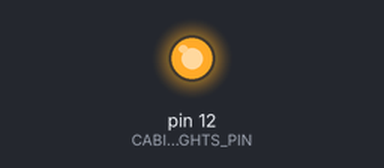
Recording of a sketch running on a simulated Arduino Uno, built with avr-gcc and run on an emulated ATmega328P. Shown: output pins drawn as LEDs (lit = HIGH).

Above: at 1.5 s.
At 5.0 s:
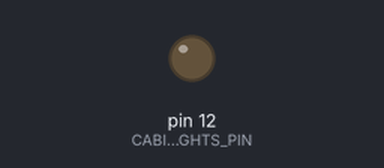
Timing chart, 0 to 7.2 s (numbered marks = the images above):
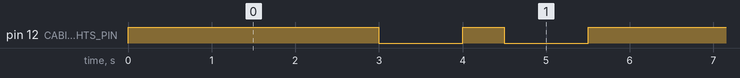

Measured:
- by itself, pin 12 (CABIN_LIGHTS_PIN): repeats every 5.5 s: LOW 1.0 s, HIGH 0.50 s, LOW 1.0 s, HIGH 3.0 s
- by itself, everything shown: repeats every 5.5 s, in 4 steps

The sketch:

blink_external_led.ino
```cpp
// ============================================================================
// Sketch   : blink_external_led.ino
// Engineer : Christian Westbrook
// Abstract : Alternating fast and slow blinking of an external LED
//
//            This work is derivative of the Blink.ino sketch by
//            Scott Fitzgerald, Arturo Guadalupi, and Colby Newman.
//
//            https://github.com/arduino/arduino-examples/blob/main/examples/01.Basics/Blink/Blink.ino
//
// ============================================================================

// Imports
#include "Arduino.h"

// Constants
#define CABIN_LIGHTS_PIN 12

// ============================================================================
// Function : setup()
// Engineer : Christian Westbrook
// Abstract : Initialize a pin to provide power to the cabin lights
// ============================================================================
void setup() {
  pinMode(CABIN_LIGHTS_PIN, OUTPUT);
}
// ============================================================================

// ============================================================================
// Function : loop()
// Engineer : Christian Westbrook
// Abstract : Blink the cabin lights LED with alternating fast and slow blinks
// ============================================================================
void loop() {
  digitalWrite(CABIN_LIGHTS_PIN, HIGH);
  delay(3000);
  digitalWrite(CABIN_LIGHTS_PIN, LOW);
  delay(1000);

  digitalWrite(CABIN_LIGHTS_PIN, HIGH);
  delay(500);
  digitalWrite(CABIN_LIGHTS_PIN, LOW);
  delay(1000);
}
// ============================================================================
```
